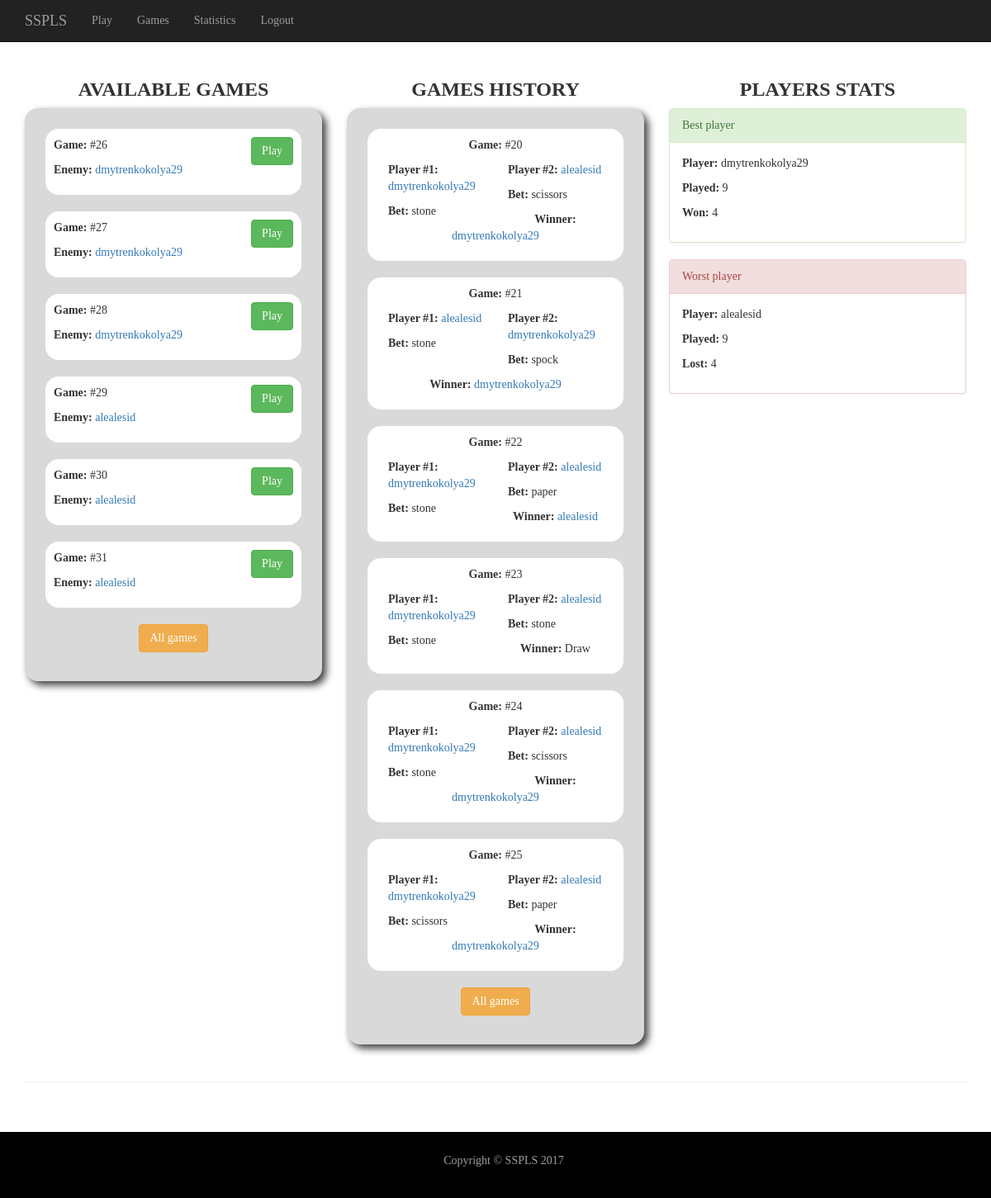
The page /statistics/ (signed in) on the database its author committed.
### ssplsapp/models.py (models this page shows, shortened)
class Game(models.Model):
    firstuser = models.ForeignKey(User, related_name='firstuser')
    seconduser = models.ForeignKey(User, related_name='seconduser')
    FIRSTBET = (
        ('stone', 'stone'),
        ('scissors', 'scissors'),
        ('paper', 'paper'),
        ('lizard', 'lizard'),
        ('spock', 'spock'),
    )
    SECONDBET = (
        ('nb', ''),
        ('stone', 'stone'),
        ('scissors', 'scissors'),
        ('paper', 'paper'),
        ('lizard', 'lizard'),
        ('spock', 'spock'),
    )
    STATUS = (
        ('np', ''),
        ('firstwon', 'firstwon'),
        ('secondwon', 'secondwon'),
        ('draw', 'draw'),
    )
    firstbet = models.CharField(max_length=10, choices=FIRSTBET,default='')
    secondbet = models.CharField(max_length=10, choices=SECONDBET,default='')
    status = models.CharField(max_length=10, choices=STATUS,default='')

class User(models.Model):
    username = models.CharField(max_length=200,default='')

### ssplsapp/views.py (the view)
# urls.py: url(r'^statistics/', statistics),
def statistics(request):
    if request.user.is_anonymous:
        return HttpResponse('<h1>You are not logined</h1> <a href="/">Main page</a>')
    else:
        playedGames = Game.objects.exclude(secondbet='nb')
        availableGames = Game.objects.filter(secondbet='nb')
        bestPlayer = User.objects.raw('select u.id, count(g.id) as allgames from ssplsapp_user as u LEFT JOIN ssplsapp_game as g on g.firstuser_id=u.id and g.status = "firstwon" LEFT JOIN ssplsapp_game as g2 on g2.seconduser_id=u.id and g2.status = "secondwon" GROUP BY u.id ORDER BY allgames DESC')
        games1 = Game.objects.filter(firstuser=bestPlayer[0]).count()
        games2 = Game.objects.filter(seconduser=bestPlayer[0]).count()
        bestUserGames = games1 + games2
        games1 = Game.objects.filter(firstuser=bestPlayer[0],status='firstwon').count()
        games2 = Game.objects.filter(seconduser=bestPlayer[0],status='secondwon').count()
        bestWonGames = games1 + games2
        worstPlayer = User.objects.raw('select u.id, count(g.id) as allgames from ssplsapp_user as u LEFT JOIN ssplsapp_game as g on g.firstuser_id=u.id and g.status = "secondwon" LEFT JOIN ssplsapp_game as g2 on g2.seconduser_id=u.id and g2.status = "firstwon" GROUP BY u.id ORDER BY allgames DESC')
        games1 = Game.objects.filter(firstuser=worstPlayer[0]).count()
        games2 = Game.objects.filter(seconduser=worstPlayer[0]).count()
        worstUserGames = games1 + games2
        games1 = Game.objects.filter(firstuser=worstPlayer[0],status='secondwon').count()
        games2 = Game.objects.filter(seconduser=worstPlayer[0],status='firstwon').count()
        worstLooseGames = games1 + games2
        context = {'playedGames': playedGames, 'availableGames': availableGames, 'bestPlayer': bestPlayer, 'bestUserGames': bestUserGames, 'bestWonGames': bestWonGames, 'worstUserGames': worstUserGames, 'worstLooseGames': worstLooseGames, 'worstPlayer': worstPlayer}
        return render(request, 'statistics.html', dict(context))

### ssplsapp/templates/statistics.html (shortened to what this page needs)
{% extends 'base.html' %}
{% block content %}
    <div class="container statistics">
        <div class="row">
            <div class="col-md-4 games">
                <h3 class="text-center">Available games</h3>
                <div class="container-fluid">
                    <div class="row">
                        <div class="games-list col-xs-12">
                           {% for game in availableGames %}
                            <div data-game-id="{{ game.id }}" class="game">
                                <div class="pull-left">
                                    <p>
                                        <b>Game: </b>
                                        #<span class="game-id">{{ game.id }}</span>
                                    </p>
                                    <p>
                                        <b>Enemy: </b>
                                        <span class="enemy-name">
                                            <a href="#">{{ game.firstuser.username }}</a>
                                        </span>
                                    </p>
                                </div>
                                <div class="play-button pull-right text-right">
                                    <a href="/play-game/{{ game.id }}" class="btn btn-success">
                                        Play
                                    </a>
                                </div>
                                <div class="clearfix"></div>
                            </div>
                            {% endfor %}
                            <p class="text-center">
                                <a href="/available-games/" class="btn btn-warning">
                                    All games
                                </a>
                            </p>
                        </div>
                    </div>
                </div>
            </div>
            <div class="col-md-4 games">
                <h3 class="text-center">Games history</h3>
                <div class="games-list col-xs-12">
                    {% for game in playedGames %}
                    <div data-game-id="{{ game.id }}" class="game">
                        <p class="text-center">
                            <b>Game: </b>
                            #<span class="game-id">{{ game.id }}</span>
                        </p>
                        <div class="col-sm-6 col-xs-12">
                            <p>
                                <b>Player #1: </b>
                                <span class="playername">
                                    <a href="#">{{ game.firstuser.username }}</a>
                                </span>
                            </p>
                            <p>
                                <b>Bet: </b>
                                <span class="bet">
                                    {{ game.firstbet }}
                                </span>
                            </p>
                        </div>
                        <div class="col-sm-6 col-xs-12">
                            <p>
                                <b>Player #2: </b>
                                <span class="playername">
                                    <a href="#">{{ game.seconduser.username }}</a>
                                </span>
                            </p>
                            <p>
                                <b>Bet: </b>
                                <span class="bet">
                                    {{ game.secondbet }}
                                </span>
                            </p>
                        </div>
                        <p class="text-center">
                            <b>Winner: </b>
                            <span class="winner">
                                {% if game.status == 'firstwon'  %}
                        <a href="#">{{ game.firstuser.username }}</a>
                        {% endif %}
                        {% if game.status == 'secondwon'  %}
                        <a href="#">{{ game.seconduser.username }}</a>
                        {% endif %}
                        {% if game.status == 'draw'  %}
                        Draw
                        {% endif %}
                            </span>
                        </p>
                    </div>
                    {% endfor %}
                    <p class="text-center">
                            <a href="/played-games/" class="btn btn-warning">
                                All games
                            </a>
                    </p>
                </div>
            </div>
            <div class="col-md-4 players">
               <h3 class="text-center">Players stats</h3>
                <div class="panel panel-success">
                    <div class="panel-heading">
                        Best player
                    </div>
                    <div class="panel-body">
                        <p>
                            <b>Player: </b>
                            <span>{{ bestPlayer.0.username }}</span>
                        </p>
                        <p>
                            <b>Played: </b>
                            <span>{{ bestUserGames }}</span>
                        </p>
                        <p>
                            <b>Won: </b>
                            <span>{{ bestWonGames }}</span>
                        </p>
                    </div>
                </div>
                <div class="panel panel-danger">
                    <div class="panel-heading">
                        Worst player
                    </div>
                    <div class="panel-body">
                        <p>
                            <b>Player: </b>
                            <span>{{ worstPlayer.0.username }}</span>
                        </p>
                        <p>
                            <b>Played: </b>
                            <span>{{ worstUserGames }}</span>
                        </p>
                        <p>
                            <b>Lost: </b>
                            <span>{{ worstLooseGames }}</span>
                        </p>
                    </div>
                </div>
            </div>
        </div>
        <hr>
    </div>
{% endblock %}

### ssplsapp/static/css/styles.css (style rules this page uses)
* { font-family: Tahoma; }
html { height: 100%; box-sizing: border-box; }
body { position: relative; margin: 0; padding-bottom: 120px; min-height: 100%; }
h1, h2, h3, h4 { font-weight: bold; text-transform: uppercase; }
.games, .players { margin-top: 25px; margin-bottom: 25px; }
.games .games-list { background-color: rgba(128, 128, 128, 0.3); border-radius: 16px; -webkit-box-shadow: 5px 5px 10px 0px rgba(0,0,0,0.75); -moz-box-shadow: 5px 5px 10px 0px rgba(0,0,0,0.75); box-shadow: 5px 5px 10px 0px rgba(0,0,0,0.75); padding: 25px; }
.games .games-list .game { padding: 10px; background-color: white; border-radius: 16px; margin-bottom: 20px; }
.played-games, .available-games, .available-games-sidebar, .create-game, .play-game, .game-result, .statistics { margin-top: 50px; }

### rows shown on the page
Game: id "26", firstuser.username "dmytrenkokolya29"
Game: id "27", firstuser.username "dmytrenkokolya29"
Game: id "28", firstuser.username "dmytrenkokolya29"
Game: id "29", firstuser.username "alealesid"
Game: id "30", firstuser.username "alealesid"
Game: id "31", firstuser.username "alealesid"
Game: id "20", firstuser.username "dmytrenkokolya29", firstbet "stone", seconduser.username "alealesid", secondbet "scissors"
Game: id "21", firstuser.username "alealesid", firstbet "stone", seconduser.username "dmytrenkokolya29", secondbet "spock"
Game: id "22", firstuser.username "dmytrenkokolya29", firstbet "stone", seconduser.username "alealesid", secondbet "paper"
Game: id "23", firstuser.username "dmytrenkokolya29", firstbet "stone", seconduser.username "alealesid", secondbet "stone", status "Draw"
Game: id "24", firstuser.username "dmytrenkokolya29", firstbet "stone", seconduser.username "alealesid", secondbet "scissors"
Game: id "25", firstuser.username "dmytrenkokolya29", firstbet "scissors", seconduser.username "alealesid", secondbet "paper"
User: id+username "dmytrenkokolya29"
User: id+username "alealesid"

### other values the page prints
{{ bestUserGames }} "9"
{{ bestWonGames }} "4"
{{ worstUserGames }} "9"
{{ worstLooseGames }} "4"
